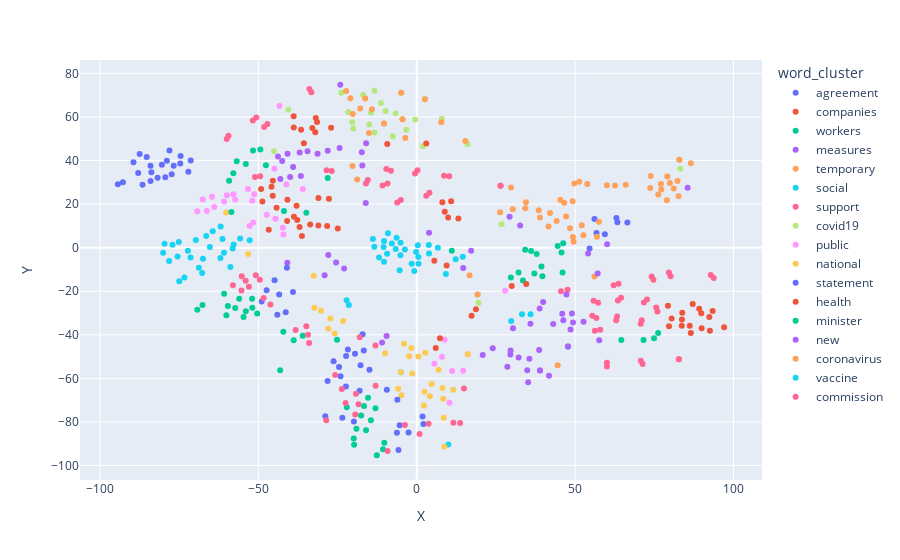

The code cell stored with this chart in its notebook:
### Markdown cell above
### Graph visualization for the first model

### Code cell
model1_word_cluster_plot = px.scatter(model1_word_embeddings_dataframe,
                                      x='X', y='Y', color=model1_word_embeddings_dataframe.word_cluster,
                                      labels={'color': 'word'}, hover_data=["word"])
model1_word_cluster_plot

### Figure 1 — Plotly figure (JSON) as saved in the notebook; plotly's stock layout.template omitted (floating-point values rounded to 4 significant figures)
{"data": [{"customdata": [["agreements"], ["bargaining"], ["agreementwhether"], ["967724"], ["leader"], ["subcontracts"], ["metalworker"], ["dismissal"], ["bargains.the"], ["those.in"], ["conventionnelle"], ["annexe"], ["dismissals"], ["metalworkers"], ["collective"], ["261"], ["satisfaction"], ["redundancies"], ["rounds"], ["amendements"], ["annexes"], ["springs"], ["law.the"], ["agreed"], ["unusual"], ["supervisors.the"], ["arrangement"], ["signatory"], ["l6152"], ["campgrounds.in"]], "hovertemplate": "word_cluster=agreement<br>X=%{x}<br>Y=%{y}<br>word=%{customdata[0]}<extra></extra>", "legendgroup": "agreement", "marker": {"color": "#636efa", "symbol": "circle"}, "mode": "markers", "name": "agreement", "orientation": "v", "showlegend": true, "type": "scatter", "x": [63.02, 63.34, -83.78, -80.46, -92.76, -76.74, -74.67, 56.11, -85.27, -74.56, -84.06, -84.04, 56.73, -79.39, 66.49, -78.08, -89.43, 59.37, -94.37, -78.9, -86.57, -77.38, -81.83, -14.92, -87.94, -72.11, 54.55, -17.74, -71.37, -87.49], "xaxis": "x", "y": [13.58, 11.64, 34.63, 38.11, 30.0, 37.6, 38.67, 13.16, 41.59, 42.04, 37.58, 30.63, 6.779, 32.38, 11.59, 44.66, 39.27, 6.163, 29.08, 39.91, 28.87, 33.74, 32.09, -56.01, 34.32, 34.83, -0.3572, -53.96, 40.0, 43.04], "yaxis": "y"}, {"customdata": [["businesses"], ["company"], ["enterprises"], ["smes"], ["firms"], ["entrepreneurs"], ["operations.this"], ["business"], ["activity.restalia"], ["sole"], ["60.5"], ["medium"], ["soundly"], ["rid"], ["reliefof'kata"], ["target"], ["40.5"], ["48.4"], ["segments"], ["goods.the"], ["relatively"], ["dairies"], ["enterprise"], ["proprietor"], ["7,500"], ["micro"], ["liquidity"], ["large"], ["entrepreneur"], ["solo"]], "hovertemplate": "word_cluster=companies<br>X=%{x}<br>Y=%{y}<br>word=%{customdata[0]}<extra></extra>", "legendgroup": "companies", "marker": {"color": "#EF553B", "symbol": "circle"}, "mode": "markers", "name": "companies", "orientation": "v", "showlegend": true, "type": "scatter", "x": [89.93, 97.03, 92.35, 86.18, 83.81, 83.65, -38.87, 92.54, -32.04, 80.44, -27.06, 89.16, -38.83, -36.53, -32.98, 79.29, -31.49, -31.89, 8.832, -35.64, 13.13, 9.906, 93.4, 8.074, 10.85, 89.81, 86.52, 87.11, 83.7, 79.63], "xaxis": "x", "y": [-36.95, -36.49, -31.79, -35.79, -29.87, -35.79, 60.32, -38.12, 53.04, -32.49, 55.03, -28.07, 55.14, 54.16, 54.96, -26.67, 57.66, 59.57, 16.53, 47.97, 13.37, 13.81, -29.09, 20.91, 21.37, -30.05, -39.16, -25.83, -33.01, -36.05], "yaxis": "y"}, {"customdata": [["worker"], ["employees"], ["employee"], ["people"], ["groups"], ["dependents.the"], ["professionals"], ["workforce"], ["personnel"], ["staff"], ["3,388"], ["workers.the"], ["persons"], ["professions"], ["equalised"], ["apprentices"], ["5,600"], ["jobs"], ["individuals"], ["nature"], ["reconvert"], ["149,800"], ["deserve"], ["flu"], ["off"], ["2001"], ["jobseekers"], ["utilisation"], ["attention"], ["parttime"]], "hovertemplate": "word_cluster=workers<br>X=%{x}<br>Y=%{y}<br>word=%{customdata[0]}<extra></extra>", "legendgroup": "workers", "marker": {"color": "#00cc96", "symbol": "circle"}, "mode": "markers", "name": "workers", "orientation": "v", "showlegend": true, "type": "scatter", "x": [37.84, 34.23, 36.1, 71.58, 64.56, -56.84, 29.71, 39.36, 37.11, 39.67, -57.91, 11.05, 74.9, 32.13, -41.94, 44.49, -49.37, 47.73, 76.21, 46.02, -59.24, -51.68, -28.12, -47.62, 46.23, -53.97, -43.14, -34.87, 33.52, 45.7], "xaxis": "x", "y": [-2.896, -0.9725, -1.541, -42.35, -42.34, 39.68, -13.67, -8.66, -11.82, -13.05, 34.17, -1.418, -41.58, -11.37, 16.84, 0.7509, 45.02, -45.37, -39.11, -11.39, 30.71, 44.61, 31.95, 37.88, 2.023, 38.36, -56.31, 15.99, -15.06, -2.242], "yaxis": "y"}, {"customdata": [["measure"], ["initiatives"], ["package"], ["measureswith"], ["view"], ["plans"], ["hardships"], ["series"], ["plan"], ["actions"], ["theme"], ["response"], ["dispersion"], ["hasty"], ["packages"], ["nondeferre"], ["crisis"], ["amnesties"], ["emigration"], ["mechanism"], ["action"], ["immune"], ["projects.for"], ["irreproachable"], ["outlines"], ["framed"], ["predictably"], ["complement"], ["measures.the"], ["may.brussels"]], "hovertemplate": "word_cluster=measures<br>X=%{x}<br>Y=%{y}<br>word=%{customdata[0]}<extra></extra>", "legendgroup": "measures", "marker": {"color": "#ab63fa", "symbol": "circle"}, "mode": "markers", "name": "measures", "orientation": "v", "showlegend": true, "type": "scatter", "x": [38.63, 29.61, 34.86, -36.6, 30.37, 32.15, 3.885, 38.91, 35.56, 29.55, -25.46, 35.16, 14.65, -22.94, 20.81, -43.07, 85.5, -40.87, -27.94, 23.98, 28.59, -16.11, -39.04, -39.99, -10.96, -29.1, -24.15, -9.529, 17.16, -42.49], "xaxis": "x", "y": [-46.99, -47.18, -56.22, 32.85, -36.95, -50.45, 6.868, -56.42, -50.95, -49.06, -6.829, -61.72, -9.35, -9.508, -49.25, 31.48, 27.55, -6.955, -3.351, -46.15, -54.65, 20.54, 37.0, 32.47, -43.54, -12.61, 74.79, -40.54, -1.417, 39.74], "yaxis": "y"}, {"customdata": [["layoff"], ["exceptional"], ["layoffs"], ["suspend"], ["extraordinary"], ["suspended"], ["allows"], ["considered"], ["suspension"], ["reason"], ["extension"], ["establishes"], ["interim"], ["introduce"], ["extended"], ["retention"], ["dismissal"], ["extend"], ["toan"], ["lay"], ["combining"], ["interruption"], ["situation.the"], ["laidoff"], ["terminate"], ["extends"], ["possibility"], ["dismissals"], ["temporarily"], ["cessation"]], "hovertemplate": "word_cluster=temporary<br>X=%{x}<br>Y=%{y}<br>word=%{customdata[0]}<extra></extra>", "legendgroup": "temporary", "marker": {"color": "#FFA15A", "symbol": "circle"}, "mode": "markers", "name": "temporary", "orientation": "v", "showlegend": true, "type": "scatter", "x": [52.09, 62.58, 52.61, 46.54, 60.02, 45.32, 41.6, 44.15, 49.22, 47.14, 53.83, 34.46, 30.31, 44.47, 49.73, 56.07, 57.51, 51.3, -18.82, 49.27, -20.28, 42.07, 26.32, 49.5, 38.5, 34.26, 38.9, 56.88, 48.37, 29.75], "xaxis": "x", "y": [10.29, 28.59, 5.676, 20.68, 28.62, 22.03, 9.676, 12.2, 21.32, 14.3, 29.23, 20.89, 17.65, -54.01, 29.48, -13.19, 11.96, 30.3, 31.34, 4.89, 37.54, 15.9, 16.21, 2.779, 17.22, 18.07, 13.83, 4.999, 8.946, 27.68], "yaxis": "y"}, {"customdata": [["contributionthe"], ["caretaker"], ["cyber"], ["estonian"], ["apply.the"], ["superiors.no"], ["needs.social"], ["dissatisfied"], ["criticize"], ["afa"], ["18,to"], ["budget.social"], ["mind"], ["federal"], ["statement.social"], ["employees.social"], ["employmenthttps://valtioneuvosto.fi/documents/1410877/16402203/koronatilannekuvatem1.9.2020final.pdf/38cb4dae0e83db977c373cbb77086acd/koronatilannekuvatem1.9.2020final.pdf"], ["postcorona"], ["substantive"], ["selfemployees"], ["macrofinancial"], ["foreclosures"], ["customary"], ["nonpeak"], ["available.also"], ["etc.).dure"], ["upturn"], ["repatriation.social"], ["interviews"], ["eu.social"]], "hovertemplate": "word_cluster=social<br>X=%{x}<br>Y=%{y}<br>word=%{customdata[0]}<extra></extra>", "legendgroup": "social", "marker": {"color": "#19d3f3", "symbol": "circle"}, "mode": "markers", "name": "social", "orientation": "v", "showlegend": true, "type": "scatter", "x": [-61.92, -55.76, -22.15, -5.018, -60.85, -58.12, -72.25, -67.5, -80.08, -21.45, -79.62, -61.98, -69.75, 9.958, -71.42, -58.84, -67.74, -73.34, -75.52, -52.75, -61.33, -65.34, -68.77, -66.46, -57.8, -64.42, -74.98, -75.13, -78.17, -77.11], "xaxis": "x", "y": [9.697, 4.214, -24.1, -57.16, -2.294, -0.3227, -1.401, -5.08, -2.296, -26.3, 1.835, -4.764, 3.55, -90.36, -4.497, -8.826, -11.63, -13.7, -4.084, 3.388, 3.938, 0.3408, -9.152, 5.334, 1.439, 7.492, -15.45, 2.634, -6.125, 1.299], "yaxis": "y"}, {"customdata": [["injection"], ["aid"], ["supports"], ["help"], ["assistance"], ["productionrelate"], ["incentive"], ["sustain"], ["reasoning"], ["ultimate"], ["selfemployed.there"], ["helping"], ["supporting"], ["artists"], ["resources"], ["subsidies"], ["grant.the"], ["productionrelated"], ["tremendous"], ["incentives"], ["250.to"], ["targeting"], ["targets"], ["aims"], ["preference"], ["subsidy"], ["preferences"], ["mediators"], ["reopened.childcare"], ["implemented.workers"], ["injection"], ["aid"], ["supports"], ["help"], ["assistance"], ["productionrelate"], ["incentive"], ["sustain"], ["reasoning"], ["ultimate"], ["selfemployed.there"], ["helping"], ["supporting"], ["artists"], ["resources"], ["subsidies"], ["grant.the"], ["productionrelated"], ["tremendous"], ["incentives"], ["250.to"], ["targeting"], ["targets"], ["aims"], ["preference"], ["subsidy"], ["preferences"], ["mediators"], ["reopened.childcare"], ["implemented.workers"]], "hovertemplate": "word_cluster=support<br>X=%{x}<br>Y=%{y}<br>word=%{customdata[0]}<extra></extra>", "legendgroup": "support", "marker": {"color": "#FF6692", "symbol": "circle"}, "mode": "markers", "name": "support", "orientation": "v", "showlegend": true, "type": "scatter", "x": [8.614, 82.73, 62.95, 93.72, 70.73, 0.2452, 63.49, 55.39, -8.151, -6.168, -26.87, 45.53, 57.9, 70.71, 60.02, 74.15, 3.998, 26.44, -33.89, 63.68, -50.67, 72.7, 75.6, 55.81, -15.47, 79.59, -9.25, -48.17, -59.44, -51.09, 10.24, 82.73, 63.23, 92.81, 71.29, -0.5607, 64.49, 56.7, -9.623, -5.038, -28.47, 47.61, 56.2, 71.0, 60.03, 74.7, 3.0, 26.44, -33.3, 62.14, -51.76, 71.69, 75.97, 57.24, -16.04, 80.12, -10.8, -47.15, -60.0, -49.43], "xaxis": "x", "y": [32.99, -51.16, -33.34, -13.86, -51.92, 35.57, -24.27, -31.23, 35.32, 20.7, 35.22, -20.04, -37.64, -34.92, -54.52, -13.24, 25.17, 28.46, 72.83, -16.6, 59.77, -23.83, -27.48, -24.39, 31.02, -11.44, 29.51, 55.4, 51.39, 32.43, 32.83, -51.16, -31.62, -12.51, -53.44, 34.1, -22.93, -32.27, 36.08, 21.87, 35.53, -19.26, -38.09, -33.28, -52.86, -14.77, 23.86, 28.46, 71.32, -17.24, 58.34, -25.19, -29.25, -25.24, 29.47, -13.11, 28.58, 56.74, 49.86, 32.84], "yaxis": "y"}, {"customdata": [["corona"], ["coronavirus"], ["quantify"], ["covid19.the"], ["covid19.these"], ["virus\",the"], ["covid19.measures"], ["curbing"], ["control.this"], ["multilayered"], ["emanated"], ["isimportant"], ["fatigue"], ["thecovid19"], ["penalize"], ["germanys"], ["moria"], ["sarscov2"], ["commodities"], ["covid19;4"], ["setback"], ["thecoronavirus"], ["at202016/474https://static.eurofound.europa.eu"], ["control"], ["horn"], ["covid19.companie"], ["15,600"], ["permitting"], ["mitigate"], ["imminent.no"]], "hovertemplate": "word_cluster=covid19<br>X=%{x}<br>Y=%{y}<br>word=%{customdata[0]}<extra></extra>", "legendgroup": "covid19", "marker": {"color": "#B6E880", "symbol": "circle"}, "mode": "markers", "name": "covid19", "orientation": "v", "showlegend": true, "type": "scatter", "x": [82.9, 83.19, -4.911, 16.05, 7.881, -16.89, -21.61, -7.565, 2.582, -4.525, -10.31, -14.47, 1.922, -3.304, -40.56, 26.79, -6.685, 19.18, -20.03, -13.36, -9.822, -11.34, -20.36, 19.49, -0.517, -45.07, -15.03, -23.85, 79.1, -13.37], "xaxis": "x", "y": [40.42, 36.27, 71.11, 47.47, 59.19, 70.09, 62.32, 51.18, 68.14, 59.01, 57.01, 61.89, 46.58, 54.15, 63.36, 10.71, 61.56, -21.49, 54.7, 52.87, 62.69, 66.45, 57.57, -25.31, 58.81, 44.27, 56.53, 71.08, 32.68, 71.99], "yaxis": "y"}, {"customdata": [["i.e.reasons"], ["prefects"], ["19).each"], ["dependencies"], ["workers.notwithstanding"], ["private"], ["rescue"], ["national"], ["authorities"], ["general"], ["facilities.according"], ["operationally"], ["nutrition"], ["contraindicate"], ["state"], ["udbetale"], ["risky"], ["fluorides"], ["foodstuffs"], ["interests.as"], ["gastronomic"], ["struggles"], ["insurer"], ["administrations"], ["civil"], ["mehilainen"], ["defend"], ["prefect"], ["covid19.can"], ["injuries"]], "hovertemplate": "word_cluster=public<br>X=%{x}<br>Y=%{y}<br>word=%{customdata[0]}<extra></extra>", "legendgroup": "public", "marker": {"color": "#FF97FF", "symbol": "circle"}, "mode": "markers", "name": "public", "orientation": "v", "showlegend": true, "type": "scatter", "x": [-51.31, -42.09, -51.91, -51.65, -57.35, 27.92, 16.1, 10.3, 11.16, 5.572, -67.59, -41.16, -66.27, -57.9, 14.63, -53.28, -35.99, -63.97, -60.83, -52.79, -47.38, -44.93, -59.95, 8.769, 7.943, -44.61, -69.29, -42.29, -43.35, -64.62], "xaxis": "x", "y": [24.55, 6.036, 21.52, 11.58, 22.15, -19.75, -48.94, -71.22, -56.63, -53.23, 22.12, 29.02, 16.79, 24.57, -56.48, 26.93, 26.95, 18.66, 21.25, 10.0, 15.1, 36.21, 24.06, -42.3, -50.02, 13.31, 16.76, 9.167, 65.05, 23.42], "yaxis": "y"}, {"customdata": [["regional"], ["estonian"], ["corresponded"], ["bilateral"], ["conclusions"], ["responsible"], ["municipal"], ["bodies"], ["maladie"], ["y"], ["budgetary"], ["governing"], ["adpoted"], ["sepe"], ["board"], ["policies"], ["drafting"], ["govern"], ["regulatory"], ["federal"], ["dutch"], ["central"], ["localise"], ["solidarity"], ["strengthening"], ["rescue"], ["matter"], ["coresponsible"], ["invite"], ["competent"]], "hovertemplate": "word_cluster=national<br>X=%{x}<br>Y=%{y}<br>word=%{customdata[0]}<extra></extra>", "legendgroup": "national", "marker": {"color": "#FECB52", "symbol": "circle"}, "mode": "markers", "name": "national", "orientation": "v", "showlegend": true, "type": "scatter", "x": [8.345, -5.018, -30.25, -23.21, -27.28, 8.117, 4.147, 2.446, -32.32, -10.02, -4.038, -2.4, -32.54, -25.92, 4.677, 11.52, -5.875, -27.94, 0.4978, 8.701, 8.495, 2.257, -60.18, -1.423, -1.717, 16.1, 2.657, -53.21, -4.827, 6.888], "xaxis": "x", "y": [-69.33, -57.16, -28.92, -33.66, -32.5, -64.44, -68.22, -66.13, -27.6, -48.48, -44.08, -49.87, -12.83, -39.38, -62.62, -65.15, -64.76, -37.25, -49.95, -91.42, -78.05, -72.38, 16.14, -57.79, -46.0, -48.94, -48.17, -2.864, -67.74, -56.03], "yaxis": "y"}, {"customdata": [["parliamentary"], ["protested"], ["referendum"], ["proposal"], ["5th"], ["stakeholder"], ["recommendation"], ["tanaiste"], ["nomination"], ["complaint"], ["unieuropa"], ["declaratory"], ["seimas"], ["eurogroup"], ["protest"], ["congress"], ["speech"], ["draft"], ["13/2021"], ["said"], ["ryanair"], ["german"], ["acted"], ["say"], ["unanimously"], ["italian"], ["spokesperson"], ["aby"], ["parliament"], ["connolly"]], "hovertemplate": "word_cluster=statement<br>X=%{x}<br>Y=%{y}<br>word=%{customdata[0]}<extra></extra>", "legendgroup": "statement", "marker": {"color": "#636efa", "symbol": "circle"}, "mode": "markers", "name": "statement", "orientation": "v", "showlegend": true, "type": "scatter", "x": [-5.413, -28.16, -22.3, -2.585, -44.02, -16.73, 2.097, -18.04, -48.97, -41.38, -24.54, -19.49, -21.76, -22.37, -6.116, -24.07, -19.86, -6.264, -47.4, -28.87, -26.27, 1.827, -43.44, -23.5, -17.1, -9.452, -39.08, -41.0, -5.775, -44.89], "xaxis": "x", "y": [-81.48, -61.18, -49.68, -84.78, -30.81, -47.19, -80.9, -65.68, -24.73, -29.64, -54.81, -48.72, -46.74, -63.71, -69.79, -58.96, -79.75, -84.97, -19.59, -77.41, -52.18, -77.51, -21.52, -78.08, -39.71, -65.26, -20.37, -9.177, -92.91, -14.98], "yaxis": "y"}, {"customdata": [["ross"], ["prehospital"], ["anticontagion"], ["addressesprivate"], ["formulates"], ["sector.due"], ["seafarersbezpieczenstwa"], ["nets"], ["marynarzom"], ["fatigue"], ["prevention"], ["healthcare"], ["administrations"], ["interpersonal"], ["revitalised"], ["protection"], ["intensive"], ["healths"], ["reappointments"], ["infection.private"], ["overshadowed"], ["shoes"], ["proclamations"], ["wellbeing"], ["congestion"], ["selfisolated"], ["longstanding"], ["breakout"], ["mobilised"], ["servants"]], "hovertemplate": "word_cluster=health<br>X=%{x}<br>Y=%{y}<br>word=%{customdata[0]}<extra></extra>", "legendgroup": "health", "marker": {"color": "#EF553B", "symbol": "circle"}, "mode": "markers", "name": "health", "orientation": "v", "showlegend": true, "type": "scatter", "x": [-33.65, -36.27, -31.07, -45.47, -48.74, -31.04, -37.73, -36.99, -38.77, 2.994, 18.67, 29.97, 7.301, -28.29, -49.15, 17.29, -24.94, 5.543, -46.72, -37.95, -45.44, -40.93, -45.85, 34.56, -40.83, -44.25, -27.74, -9.322, 9.42, 5.985], "xaxis": "x", "y": [10.64, 5.331, 10.23, 23.87, 21.17, 22.83, 12.74, 9.444, 14.22, 47.84, -28.23, -17.57, -41.51, 9.95, 26.88, -31.22, 8.809, -5.942, 8.238, 19.24, 30.72, 12.31, 27.93, -16.7, 22.01, 18.37, 22.43, 47.6, -8.151, -46.0], "yaxis": "y"}, {"customdata": [["ministry"], ["ministers"], ["science"], ["paschal"], ["health.these"], ["simon"], ["degrees"], ["17312/9.506/4.5.2020"], ["circular"], ["ministries"], ["affairs"], ["president"], ["silvio"], ["2020).furthermore"], ["humphreys"], ["gowin"], ["carinthia"], ["deputy"], ["localise"], ["generaldirectorate"], ["youth.on"], ["issued"], ["mef"], ["td"], ["ms"], ["minstry"], ["donohoe"], ["33a/2021"], ["janis"], ["directorate"]], "hovertemplate": "word_cluster=minister<br>X=%{x}<br>Y=%{y}<br>word=%{customdata[0]}<extra></extra>", "legendgroup": "minister", "marker": {"color": "#00cc96", "symbol": "circle"}, "mode": "markers", "name": "minister", "orientation": "v", "showlegend": true, "type": "scatter", "x": [-19.79, -12.63, -16.01, -16.65, -67.64, -35.99, -42.13, -56.06, -14.48, -13.05, -19.9, -10.67, -59.65, -53.95, -22.08, -51.91, -51.98, -15.4, -58.52, -69.29, -60.11, -10.25, -54.67, -17.57, -38.87, -60.82, -19.05, -50.38, -57.31, -25.19], "xaxis": "x", "y": [-90.45, -95.27, -83.76, -72.64, -26.35, -40.47, -38.63, -23.39, -79.23, -73.75, -87.59, -92.55, -26.78, -29.18, -73.23, -27.59, -23.48, -68.85, 16.34, -28.54, -30.96, -89.57, -31.87, -76.97, -42.53, -21.15, -83.14, -30.25, -27.69, -42.26], "yaxis": "y"}, {"customdata": [["retention"], ["adaptation"], ["expand"], ["quickly"], ["kurzarbeit"], ["said.these"], ["created"], ["different"], ["implemented"], ["flexible"], ["work.this"], ["facilitate"], ["series"], ["jobshare"], ["create"], ["exploring"], ["bl"], ["changes"], ["stimulate"], ["selfdeclare"], ["open"], ["frame"], ["relaxed"], ["jobs"], ["destroy"], ["helping"], ["workshare"], ["qcommerce"], ["existing"], ["effective"]], "hovertemplate": "word_cluster=new<br>X=%{x}<br>Y=%{y}<br>word=%{customdata[0]}<extra></extra>", "legendgroup": "new", "marker": {"color": "#ab63fa", "symbol": "circle"}, "mode": "markers", "name": "new", "orientation": "v", "showlegend": true, "type": "scatter", "x": [57.11, 45.93, 43.07, 38.78, -17.34, -40.79, 46.25, 57.61, 41.75, 54.1, -17.18, 49.0, 38.91, -28.11, 49.32, -36.97, -15.98, 60.09, 52.66, -34.48, 39.89, 32.63, 29.3, 47.73, -43.82, 47.24, -31.32, -24.37, 48.54, 35.88], "xaxis": "x", "y": [-11.89, -30.29, -35.08, -27.88, 43.83, 43.11, -33.33, -42.5, -58.81, -2.651, 37.76, -30.18, -56.42, 44.44, -34.37, 43.66, 47.99, 1.599, -33.94, 44.22, -24.97, 10.18, 14.22, -45.37, 41.91, -21.43, 43.11, 45.73, -37.6, -34.92], "yaxis": "y"}, {"customdata": [["emanated"], ["corona"], ["consequences"], ["sarscov2"], ["wave"], ["mitigate"], ["covid19"], ["isimportant"], ["virus"], ["effects"], ["covid19.the"], ["consequence"], ["contention"], ["ofcovid"], ["permitting"], ["covid19.measures"], ["negative"], ["virus\",the"], ["control.this"], ["mitigation"], ["multilayered"], ["caused"], ["result"], ["quantify"], ["covid19.these"], ["gambia"], ["current"], ["covid19;4"], ["'cause"], ["situation"]], "hovertemplate": "word_cluster=coronavirus<br>X=%{x}<br>Y=%{y}<br>word=%{customdata[0]}<extra></extra>", "legendgroup": "coronavirus", "marker": {"color": "#FFA15A", "symbol": "circle"}, "mode": "markers", "name": "coronavirus", "orientation": "v", "showlegend": true, "type": "scatter", "x": [-10.31, 82.9, 82.32, 19.18, 78.95, 79.1, 86.52, -14.15, 82.66, 79.9, 15.34, 77.07, -3.624, -17.86, -22.29, -20.21, 81.11, -16.26, 2.582, 16.66, -4.525, 77.19, 73.71, -4.911, 7.732, -20.96, 66.0, -15.09, 76.24, 73.84], "xaxis": "x", "y": [57.01, 40.42, 30.66, -21.49, 21.74, 32.68, 38.81, 63.55, 23.59, 29.65, 48.97, 29.24, 50.34, 63.92, 71.96, 61.33, 27.11, 68.48, 68.14, -12.66, 59.01, 26.72, 27.42, 71.11, 57.54, 68.54, 28.92, 52.7, 24.4, 32.89], "yaxis": "y"}, {"customdata": [["variants"], ["vaccines"], ["fight"], ["ghana"], ["defeating"], ["phase.this"], ["skutkami"], ["dynamics"], ["itrecognises"], ["place.if"], ["variant"], ["dotknietym"], ["joins"], ["pressing"], ["wake"], ["quasilockdown"], ["aftereffects"], ["toknow"], ["elisas"], ["hospitalised"], ["measures.lex"], ["ziga"], ["diversify"], ["suspect"], ["fast"], ["twin"], ["handteringen"], ["crisis.reduction"], ["turning"], ["covered.in"]], "hovertemplate": "word_cluster=vaccine<br>X=%{x}<br>Y=%{y}<br>word=%{customdata[0]}<extra></extra>", "legendgroup": "vaccine", "marker": {"color": "#19d3f3", "symbol": "circle"}, "mode": "markers", "name": "vaccine", "orientation": "v", "showlegend": true, "type": "scatter", "x": [-9.374, 33.21, 29.81, -3.751, -7.88, -11.89, -1.616, -9.099, -10.46, -5.162, 14.51, 0.5492, -6.372, 3.859, 12.28, -10.35, -5.124, -13.4, -5.415, -13.86, 0.3213, 0.5058, 6.662, 9.185, 35.93, -0.2147, -0.8046, -10.35, 3.795, -6.645], "xaxis": "x", "y": [-2.815, -30.57, -33.59, -0.7846, 1.977, -4.52, -7.343, 6.616, 0.3106, -3.49, -4.15, -7.429, 4.601, -2.628, -5.281, -6.41, 2.287, 0.4316, -10.39, 3.987, 1.064, -4.288, -0.05047, -12.06, -30.6, -1.957, -10.76, 3.087, 1.285, -0.5748], "yaxis": "y"}, {"customdata": [["paschal"], ["unanimously"], ["iceland"], ["eu"], ["nomination"], ["european"], ["tanaiste"], ["eurogroup"], ["framework"], ["collins"], ["interlocutor"], ["td"], ["parliamentary"], ["vetoed"], ["microentreprise"], ["chains.according"], ["giuseppe"], ["junta"], ["castilla"], ["said"], ["outline"], ["humphreys"], ["recommendation"], ["president"], ["projet"], ["congress"], ["authorizes"], ["simon"], ["dgcom"], ["statement"]], "hovertemplate": "word_cluster=commission<br>X=%{x}<br>Y=%{y}<br>word=%{customdata[0]}<extra></extra>", "legendgroup": "commission", "marker": {"color": "#FF6692", "symbol": "circle"}, "mode": "markers", "name": "commission", "orientation": "v", "showlegend": true, "type": "scatter", "x": [-18.37, -18.01, -49.56, 11.55, -48.36, 13.69, -19.19, -23.66, 14.89, -34.88, -58.05, -19.41, -3.752, -52.99, -54.03, -55.27, -38.24, -33.99, -12.99, -28.57, -13.04, -22.46, 3.71, -9.251, -46.21, -25.76, -55.34, -34.35, -50.82, 0.8852], "xaxis": "x", "y": [-71.81, -41.12, -14.7, -80.32, -23.04, -80.42, -67.0, -64.89, -64.68, -36.05, -17.2, -76.55, -81.37, -17.97, -15.18, -13.15, -37.76, -43.78, -63.41, -79.17, -44.85, -71.33, -80.81, -93.31, -26.03, -58.49, -19.61, -39.92, -12.68, -85.49], "yaxis": "y"}], "layout": {"legend": {"title": {"text": "word_cluster"}, "tracegroupgap": 0}, "margin": {"t": 60}, "xaxis": {"anchor": "y", "domain": [0.0, 1.0], "title": {"text": "X"}}, "yaxis": {"anchor": "x", "domain": [0.0, 1.0], "title": {"text": "Y"}}}}
